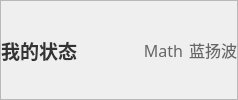
            <widget class="QFrame" name="frame_8">
             <property name="frameShape">
              <enum>QFrame::StyledPanel</enum>
             </property>
             <property name="frameShadow">
              <enum>QFrame::Raised</enum>
             </property>
             <layout class="QGridLayout" name="gridLayout_12">
              <property name="leftMargin">
               <number>0</number>
              </property>
              <property name="topMargin">
               <number>0</number>
              </property>
              <property name="rightMargin">
               <number>0</number>
              </property>
              <property name="bottomMargin">
               <number>0</number>
              </property>
              <item row="2" column="2">
               <widget class="QLabel" name="label_8">
                <property name="minimumSize">
                 <size>
                  <width>60</width>
                  <height>40</height>
                 </size>
                </property>
                <property name="maximumSize">
                 <size>
                  <width>60</width>
                  <height>40</height>
                 </size>
                </property>
                <property name="font">
                 <font>
                  <family>微软雅黑</family>
                  <pointsize>12</pointsize>
                 </font>
                </property>
                <property name="styleSheet">
                 <string notr="true">color: #666666;</string>
                </property>
                <property name="text">
                 <string>Math</string>
                </property>
                <property name="scaledContents">
                 <bool>true</bool>
                </property>
                <property name="alignment">
                 <set>Qt::AlignRight|Qt::AlignTrailing|Qt::AlignVCenter</set>
                </property>
               </widget>
              </item>
              <item row="2" column="0">
               <widget class="QLabel" name="label_5">
                <property name="minimumSize">
                 <size>
                  <width>0</width>
                  <height>40</height>
                 </size>
                </property>
                <property name="maximumSize">
                 <size>
                  <width>16777215</width>
                  <height>40</height>
                 </size>
                </property>
                <property name="font">
                 <font>
                  <family>微软雅黑</family>
                  <pointsize>14</pointsize>
                  <weight>75</weight>
                  <bold>true</bold>
                 </font>
                </property>
                <property name="styleSheet">
                 <string notr="true">color: #333333;</string>
                </property>
                <property name="text">
                 <string>我的状态</string>
                </property>
                <property name="scaledContents">
                 <bool>true</bool>
                </property>
               </widget>
              </item>
              <item row="2" column="3">
               <widget class="QLabel" name="label_10">
                <property name="minimumSize">
                 <size>
                  <width>0</width>
                  <height>40</height>
                 </size>
                </property>
                <property name="maximumSize">
                 <size>
                  <width>16777215</width>
                  <height>40</height>
                 </size>
                </property>
                <property name="font">
                 <font>
                  <family>微软雅黑</family>
                  <pointsize>12</pointsize>
                 </font>
                </property>
                <property name="styleSheet">
                 <string notr="true">color: #666666;</string>
                </property>
                <property name="text">
                 <string>蓝扬波</string>
                </property>
                <property name="scaledContents">
                 <bool>true</bool>
                </property>
                <property name="alignment">
                 <set>Qt::AlignRight|Qt::AlignTrailing|Qt::AlignVCenter</set>
                </property>
               </widget>
              </item>
              <item row="2" column="1">
               <spacer name="horizontalSpacer_11">
                <property name="orientation">
                 <enum>Qt::Horizontal</enum>
                </property>
                <property name="sizeHint" stdset="0">
                 <size>
                  <width>40</width>
                  <height>20</height>
                 </size>
                </property>
               </spacer>
              </item>
             </layout>
            </widget>
